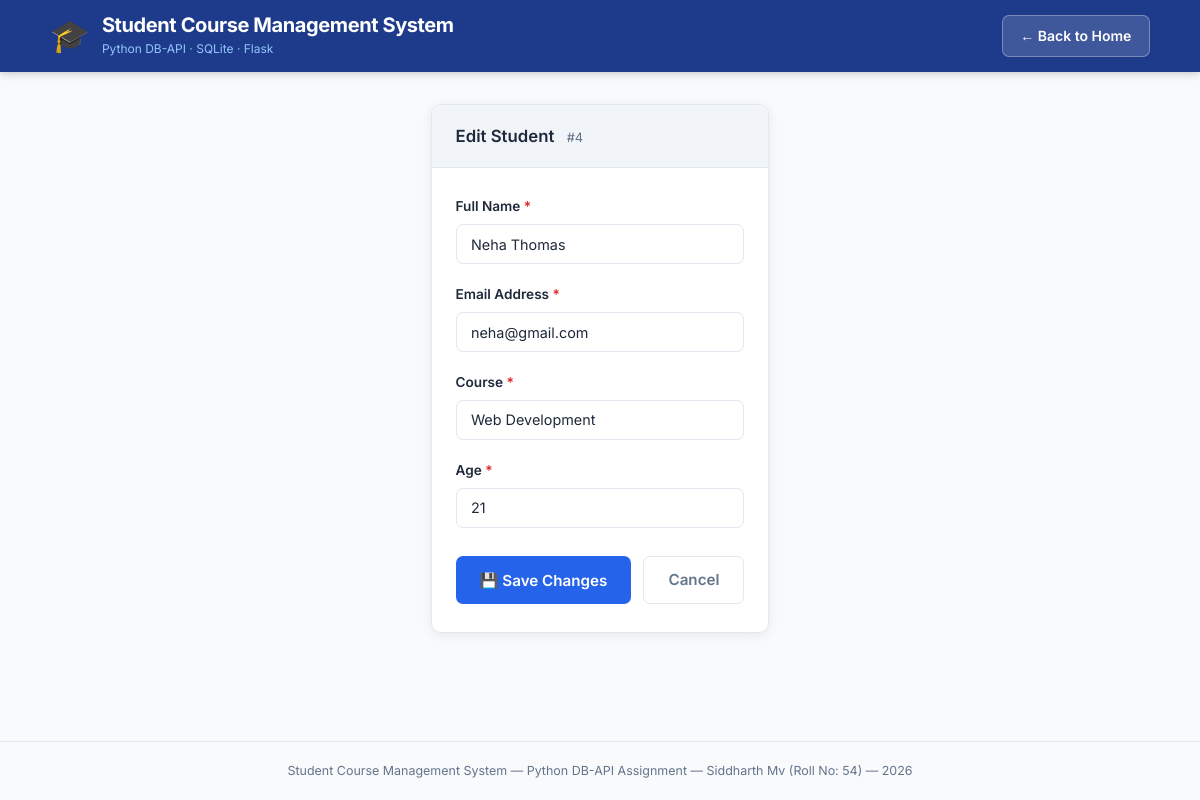
The app's page /edit/4 with its own data.
### tables this page shows
CREATE TABLE students (
    id INTEGER PRIMARY KEY AUTOINCREMENT,
    name TEXT NOT NULL,
    email TEXT NOT NULL UNIQUE,
    course TEXT NOT NULL,
    age INTEGER NOT NULL);

### app.py (the view, shortened to what this page needs)
@app.route('/edit/<int:student_id>', methods=['GET', 'POST'])
def edit_student(student_id):
    conn = None
    cursor = None
    try:
        conn = get_connection()
        cursor = conn.cursor()
        cursor.execute('SELECT * FROM students WHERE id = ?', (student_id,))
        student = cursor.fetchone()
        if student is None:
            flash('Student not found.', 'danger')
            return redirect(url_for('index'))
        return render_template('edit_student.html', student=student)
    except sqlite3.Error as e:
        flash(f'Database error: {e}', 'danger')
        return redirect(url_for('index'))
    finally:
        if cursor:
            cursor.close()
        if conn:
            conn.close()

### app.py (called while the page is built)
def get_connection():
    conn = sqlite3.connect(DATABASE)
    conn.row_factory = sqlite3.Row   # Allows column access by name
    return conn

### templates/edit_student.html (shortened to what this page needs)
<!DOCTYPE html>
<html lang="en">
<head>
    <link rel="stylesheet" href="{{ url_for('static', filename='css/style.css') }}">
</head>
<body>
    <header class="site-header">
        <div class="header-inner">
            <div class="header-title">
                <span class="header-icon">🎓</span>
                <div>
                    <h1>Student Course Management System</h1>
                    <p class="subtitle">Python DB-API · SQLite · Flask</p>
                </div>
            </div>
            <a href="{{ url_for('index') }}" class="btn btn-secondary">← Back to Home</a>
        </div>
    </header>
    <main class="container">
        <section class="card form-card">
            <div class="card-header">
                <h2>Edit Student <span class="id-badge">#{{ student['id'] }}</span></h2>
            </div>
            <form action="{{ url_for('edit_student', student_id=student['id']) }}" method="POST" class="student-form" novalidate>
                <div class="form-group">
                    <label for="name">Full Name <span class="required">*</span></label>
                    <input type="text" id="name" name="name" class="form-control"
                           value="{{ student['name'] }}" required>
                </div>
                <div class="form-group">
                    <label for="email">Email Address <span class="required">*</span></label>
                    <input type="email" id="email" name="email" class="form-control"
                           value="{{ student['email'] }}" required>
                </div>
                <div class="form-group">
                    <label for="course">Course <span class="required">*</span></label>
                    <input type="text" id="course" name="course" class="form-control"
                           value="{{ student['course'] }}" required>
                </div>
                <div class="form-group">
                    <label for="age">Age <span class="required">*</span></label>
                    <input type="number" id="age" name="age" class="form-control"
                           value="{{ student['age'] }}" min="1" max="120" required>
                </div>
                <div class="form-actions">
                    <button type="submit" class="btn btn-primary btn-lg">💾 Save Changes</button>
                    <a href="{{ url_for('index') }}" class="btn btn-ghost btn-lg">Cancel</a>
                </div>
            </form>
        </section>
    </main>
    <footer class="site-footer">
        <p>Student Course Management System &mdash; Python DB-API Assignment &mdash; Siddharth Mv (Roll No: 54) &mdash; 2026</p>
    </footer>
</body>
</html>

### static/css/style.css (style rules this page uses)
:root { --primary: #2563eb; --primary-dark: #1d4ed8; --primary-light: #eff6ff; --success: #16a34a; --success-light: #f0fdf4; --danger: #dc2626; --danger-light: #fef2f2; --text-main: #1e293b; --text-muted: #64748b; --border: #e2e8f0; --bg: #f8fafc; --card-bg: #ffffff; --header-bg: #1e3a8a; --radius: 10px; --shadow: 0 2px 12px rgba(0,0,0,0.08); }
*, *::before, *::after { box-sizing: border-box; margin: 0; padding: 0; }
html { font-size: 16px; scroll-behavior: smooth; }
body { font-family: 'Inter', system-ui, sans-serif; background: var(--bg); color: var(--text-main); min-height: 100vh; display: flex; flex-direction: column; line-height: 1.6; }
.site-header { background: var(--header-bg); color: #fff; padding: 0 2rem; box-shadow: 0 2px 8px rgba(0,0,0,0.2); }
.header-inner { max-width: 1100px; margin: 0 auto; display: flex; align-items: center; justify-content: space-between; height: 72px; gap: 1rem; }
.header-title { display: flex; align-items: center; gap: 0.75rem; }
.header-icon { font-size: 2rem; }
.header-title h1 { font-size: 1.25rem; font-weight: 700; letter-spacing: -0.02em; line-height: 1.2; }
.subtitle { font-size: 0.75rem; color: #93c5fd; font-weight: 400; margin-top: 2px; }
.container { max-width: 1100px; margin: 2rem auto; padding: 0 1.5rem; flex: 1; }
.card { background: var(--card-bg); border-radius: var(--radius); box-shadow: var(--shadow); overflow: hidden; border: 1px solid var(--border); margin-bottom: 1.5rem; }
.card-header { display: flex; align-items: center; justify-content: space-between; padding: 1.1rem 1.5rem; border-bottom: 1px solid var(--border); background: #f1f5f9; }
.card-header h2 { font-size: 1.05rem; font-weight: 600; color: var(--text-main); }
.btn { display: inline-flex; align-items: center; gap: 0.35rem; padding: 0.55rem 1.1rem; border-radius: 7px; font-family: inherit; font-size: 0.875rem; font-weight: 600; cursor: pointer; border: none; text-decoration: none; transition: background 0.15s, transform 0.1s, box-shadow 0.15s; white-space: nowrap; }
.btn-primary { background: var(--primary); color: #fff; }
.btn-secondary { background: rgba(255,255,255,0.15); color: #fff; border: 1px solid rgba(255,255,255,0.3); }
.btn-ghost { background: transparent; color: var(--text-muted); border: 1px solid var(--border); }
.btn-lg { padding: 0.7rem 1.5rem; font-size: 0.95rem; }
.form-card { max-width: 640px; margin: 0 auto; }
.student-form { padding: 1.75rem 1.5rem; }
.form-group { margin-bottom: 1.25rem; }
.form-group label { display: block; font-size: 0.85rem; font-weight: 600; color: var(--text-main); margin-bottom: 0.4rem; }
.required { color: var(--danger); }
.form-control { width: 100%; padding: 0.65rem 0.9rem; border: 1.5px solid var(--border); border-radius: 7px; font-family: inherit; font-size: 0.9rem; color: var(--text-main); background: #fff; transition: border-color 0.15s, box-shadow 0.15s; outline: none; }
.form-control::placeholder { color: #94a3b8; }
.form-actions { display: flex; gap: 0.75rem; margin-top: 1.75rem; flex-wrap: wrap; }
.id-badge { font-size: 0.8rem; color: var(--text-muted); font-weight: 400; margin-left: 0.5rem; }
.site-footer { text-align: center; padding: 1.2rem; font-size: 0.78rem; color: var(--text-muted); border-top: 1px solid var(--border); margin-top: auto; }

### records on screen
students: id "4", name "Neha Thomas", email "neha@gmail.com", course "Web Development", age "21"
